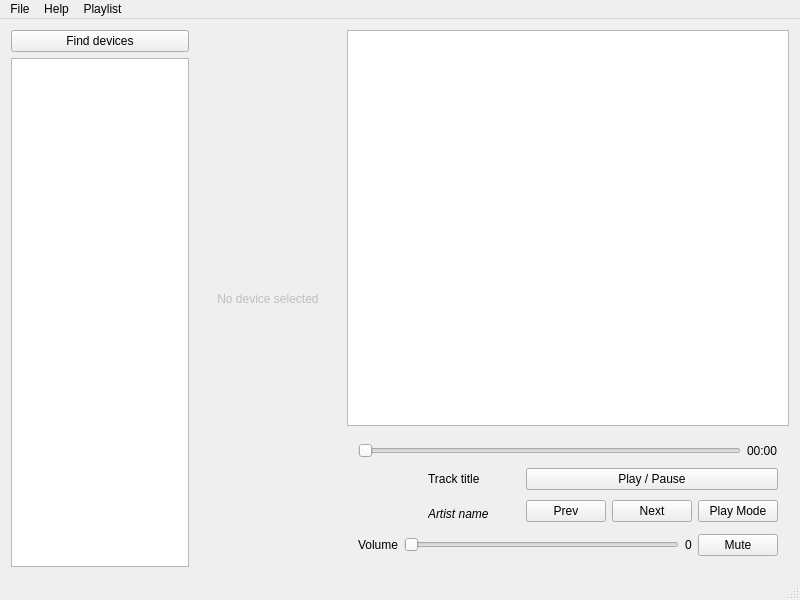
<?xml version="1.0" encoding="UTF-8"?>
<ui version="4.0">
 <class>MainWindow</class>
 <widget class="QMainWindow" name="MainWindow">
  <property name="geometry">
   <rect>
    <x>0</x>
    <y>0</y>
    <width>800</width>
    <height>600</height>
   </rect>
  </property>
  <property name="windowTitle">
   <string>MainWindow</string>
  </property>
  <widget class="QWidget" name="centralWidget">
   <layout class="QHBoxLayout" name="horizontalLayout_2">
    <property name="leftMargin">
     <number>0</number>
    </property>
    <property name="topMargin">
     <number>0</number>
    </property>
    <property name="rightMargin">
     <number>0</number>
    </property>
    <property name="bottomMargin">
     <number>0</number>
    </property>
    <item>
     <widget class="QWidget" name="devices" native="true">
      <property name="minimumSize">
       <size>
        <width>200</width>
        <height>0</height>
       </size>
      </property>
      <property name="maximumSize">
       <size>
        <width>200</width>
        <height>16777215</height>
       </size>
      </property>
      <layout class="QVBoxLayout" name="verticalLayout_2">
       <item>
        <widget class="QPushButton" name="connectButton">
         <property name="sizePolicy">
          <sizepolicy hsizetype="Expanding" vsizetype="Fixed">
           <horstretch>0</horstretch>
           <verstretch>0</verstretch>
          </sizepolicy>
         </property>
         <property name="text">
          <string>Find devices</string>
         </property>
        </widget>
       </item>
       <item>
        <widget class="QListView" name="deviceList">
         <property name="contextMenuPolicy">
          <enum>Qt::CustomContextMenu</enum>
         </property>
        </widget>
       </item>
      </layout>
     </widget>
    </item>
    <item>
     <widget class="QWidget" name="playlistPlaceholder" native="true">
      <property name="enabled">
       <bool>false</bool>
      </property>
      <layout class="QVBoxLayout" name="verticalLayout">
       <item>
        <widget class="QLabel" name="label">
         <property name="text">
          <string>No device selected</string>
         </property>
         <property name="alignment">
          <set>Qt::AlignCenter</set>
         </property>
        </widget>
       </item>
      </layout>
     </widget>
    </item>
    <item>
     <widget class="QWidget" name="playlist" native="true">
      <property name="enabled">
       <bool>true</bool>
      </property>
      <layout class="QVBoxLayout" name="verticalLayout">
       <item>
        <widget class="QListView" name="playlistView">
         <property name="contextMenuPolicy">
          <enum>Qt::CustomContextMenu</enum>
         </property>
        </widget>
       </item>
       <item>
        <widget class="QFrame" name="player">
         <layout class="QVBoxLayout" name="verticalLayout_3">
          <item>
           <layout class="QHBoxLayout" name="horizontalLayout_2">
            <item>
             <widget class="QSlider" name="progressSlider">
              <property name="tracking">
               <bool>false</bool>
              </property>
              <property name="orientation">
               <enum>Qt::Horizontal</enum>
              </property>
             </widget>
            </item>
            <item>
             <widget class="QLabel" name="progressLabel">
              <property name="text">
               <string>00:00</string>
              </property>
             </widget>
            </item>
           </layout>
          </item>
          <item>
           <layout class="QHBoxLayout" name="horizontalLayout">
            <item>
             <widget class="QLabel" name="albumImage">
              <property name="minimumSize">
               <size>
                <width>64</width>
                <height>64</height>
               </size>
              </property>
              <property name="maximumSize">
               <size>
                <width>64</width>
                <height>64</height>
               </size>
              </property>
              <property name="frameShape">
               <enum>QFrame::NoFrame</enum>
              </property>
              <property name="lineWidth">
               <number>0</number>
              </property>
              <property name="text">
               <string/>
              </property>
             </widget>
            </item>
            <item>
             <layout class="QVBoxLayout" name="verticalLayout_2">
              <item>
               <widget class="QLabel" name="trackTitle">
                <property name="layoutDirection">
                 <enum>Qt::LeftToRight</enum>
                </property>
                <property name="text">
                 <string>Track title</string>
                </property>
               </widget>
              </item>
              <item>
               <widget class="QLabel" name="artistName">
                <property name="font">
                 <font>
                  <italic>true</italic>
                 </font>
                </property>
                <property name="text">
                 <string>Artist name</string>
                </property>
                <property name="textFormat">
                 <enum>Qt::AutoText</enum>
                </property>
               </widget>
              </item>
             </layout>
            </item>
            <item>
             <layout class="QVBoxLayout" name="verticalLayout_4">
              <item>
               <widget class="QPushButton" name="playButton">
                <property name="text">
                 <string>Play / Pause</string>
                </property>
               </widget>
              </item>
              <item>
               <layout class="QHBoxLayout" name="horizontalLayout_4">
                <item>
                 <widget class="QPushButton" name="prevButton">
                  <property name="text">
                   <string>Prev</string>
                  </property>
                 </widget>
                </item>
                <item>
                 <widget class="QPushButton" name="nextButton">
                  <property name="text">
                   <string>Next</string>
                  </property>
                 </widget>
                </item>
                <item>
                 <widget class="QPushButton" name="playmodeButton">
                  <property name="sizePolicy">
                   <sizepolicy hsizetype="Minimum" vsizetype="Fixed">
                    <horstretch>0</horstretch>
                    <verstretch>0</verstretch>
                   </sizepolicy>
                  </property>
                  <property name="text">
                   <string>Play Mode</string>
                  </property>
                 </widget>
                </item>
               </layout>
              </item>
             </layout>
            </item>
           </layout>
          </item>
          <item>
           <layout class="QHBoxLayout" name="horizontalLayout_5">
            <item>
             <widget class="QLabel" name="label_2">
              <property name="text">
               <string>Volume</string>
              </property>
             </widget>
            </item>
            <item>
             <widget class="QSlider" name="volumeSlider">
              <property name="maximum">
               <number>100</number>
              </property>
              <property name="tracking">
               <bool>false</bool>
              </property>
              <property name="orientation">
               <enum>Qt::Horizontal</enum>
              </property>
             </widget>
            </item>
            <item>
             <widget class="QLabel" name="volumeLabel">
              <property name="text">
               <string>0</string>
              </property>
             </widget>
            </item>
            <item>
             <widget class="QPushButton" name="muteButton">
              <property name="text">
               <string>Mute</string>
              </property>
              <property name="checkable">
               <bool>true</bool>
              </property>
             </widget>
            </item>
           </layout>
          </item>
         </layout>
        </widget>
       </item>
      </layout>
     </widget>
    </item>
   </layout>
  </widget>
  <widget class="QMenuBar" name="menuBar">
   <property name="geometry">
    <rect>
     <x>0</x>
     <y>0</y>
     <width>800</width>
     <height>23</height>
    </rect>
   </property>
   <property name="defaultUp">
    <bool>false</bool>
   </property>
   <widget class="QMenu" name="menuFile">
    <property name="title">
     <string>Help</string>
    </property>
    <addaction name="separator"/>
    <addaction name="actionAbout"/>
    <addaction name="actionQt"/>
   </widget>
   <widget class="QMenu" name="menuFile_2">
    <property name="title">
     <string>File</string>
    </property>
    <addaction name="actionSettings"/>
    <addaction name="separator"/>
    <addaction name="actionExit"/>
   </widget>
   <widget class="QMenu" name="menuPlaylist">
    <property name="title">
     <string>Playlist</string>
    </property>
    <widget class="QMenu" name="menuAdd">
     <property name="title">
      <string>Add Item</string>
     </property>
     <addaction name="actionFiles"/>
     <addaction name="actionURL"/>
     <addaction name="actionMic"/>
    </widget>
    <addaction name="menuAdd"/>
    <addaction name="actionClear"/>
   </widget>
   <addaction name="menuFile_2"/>
   <addaction name="menuFile"/>
   <addaction name="menuPlaylist"/>
  </widget>
  <widget class="QStatusBar" name="statusBar"/>
  <action name="actionSettings">
   <property name="icon">
    <iconset theme="configure">
     <normaloff>.</normaloff>.</iconset>
   </property>
   <property name="text">
    <string>Settings</string>
   </property>
  </action>
  <action name="actionAbout">
   <property name="icon">
    <iconset theme="help-about">
     <normaloff>.</normaloff>.</iconset>
   </property>
   <property name="text">
    <string>About</string>
   </property>
  </action>
  <action name="actionExit">
   <property name="icon">
    <iconset theme="application-exit">
     <normaloff>.</normaloff>.</iconset>
   </property>
   <property name="text">
    <string>Quit</string>
   </property>
  </action>
  <action name="actionQt">
   <property name="text">
    <string>About Qt</string>
   </property>
  </action>
  <action name="actionRemoveItem">
   <property name="icon">
    <iconset theme="delete">
     <normaloff>.</normaloff>.</iconset>
   </property>
   <property name="text">
    <string>Remove</string>
   </property>
  </action>
  <action name="actionPlayItem">
   <property name="icon">
    <iconset theme="media-playback-start">
     <normaloff>.</normaloff>.</iconset>
   </property>
   <property name="text">
    <string>Play</string>
   </property>
  </action>
  <action name="actionPauseItem">
   <property name="icon">
    <iconset theme="media-playback-pause">
     <normaloff>.</normaloff>.</iconset>
   </property>
   <property name="text">
    <string>Pause</string>
   </property>
  </action>
  <action name="actionConnect">
   <property name="icon">
    <iconset theme="network-connect">
     <normaloff>.</normaloff>.</iconset>
   </property>
   <property name="text">
    <string>Connect</string>
   </property>
  </action>
  <action name="actionFiles">
   <property name="icon">
    <iconset theme="document-new"/>
   </property>
   <property name="text">
    <string>Files</string>
   </property>
  </action>
  <action name="actionURL">
   <property name="icon">
    <iconset theme="applications-internet"/>
   </property>
   <property name="text">
    <string>URL</string>
   </property>
  </action>
  <action name="actionMic">
   <property name="icon">
    <iconset theme="audio-input-microphone"/>
   </property>
   <property name="text">
    <string>Mic</string>
   </property>
  </action>
  <action name="actionClear">
   <property name="icon">
    <iconset theme="delete"/>
   </property>
   <property name="text">
    <string>Clear</string>
   </property>
  </action>
 </widget>
 <layoutdefault spacing="6" margin="11"/>
 <resources/>
 <connections/>
</ui>
